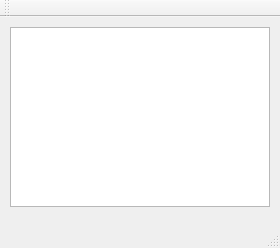
<?xml version="1.0" encoding="UTF-8"?>
<ui version="4.0">
 <class>MainWindow</class>
 <widget class="QMainWindow" name="MainWindow">
  <property name="geometry">
   <rect>
    <x>0</x>
    <y>0</y>
    <width>280</width>
    <height>248</height>
   </rect>
  </property>
  <property name="windowTitle">
   <string>MainWindow</string>
  </property>
  <widget class="QWidget" name="centralWidget">
   <widget class="QTextBrowser" name="textBrowser">
    <property name="geometry">
     <rect>
      <x>10</x>
      <y>10</y>
      <width>260</width>
      <height>180</height>
     </rect>
    </property>
   </widget>
  </widget>
  <widget class="QMenuBar" name="menuBar">
   <property name="geometry">
    <rect>
     <x>0</x>
     <y>0</y>
     <width>280</width>
     <height>21</height>
    </rect>
   </property>
  </widget>
  <widget class="QToolBar" name="mainToolBar">
   <attribute name="toolBarArea">
    <enum>TopToolBarArea</enum>
   </attribute>
   <attribute name="toolBarBreak">
    <bool>false</bool>
   </attribute>
  </widget>
  <widget class="QStatusBar" name="statusBar"/>
 </widget>
 <layoutdefault spacing="6" margin="11"/>
 <resources/>
 <connections/>
</ui>
